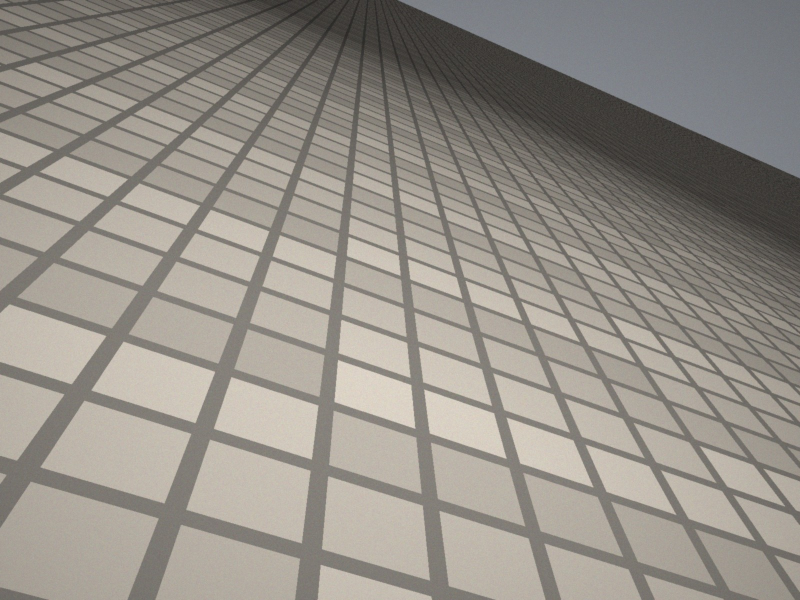
#> input picture HW1/hw1_code/hw1_images/tiles.jpg, 1600 x 1200 px (shown at 1/2 size)
$ python hw1_EnyuFan.py
#> lines starting #> are read from the running program, lines starting #| are printed output that depends on the picture
#!/usr/bin/env python

##  hw1_skeleton.py

"""
This is the skeleton for Homework 1 of ECE 661, Computer Vision, Fall 2026.

The framework is written for you: reading the two supplied images, drawing the
overlays, saving the figures.  What is left for you to write is the geometry, and
every place that needs your work is marked TODO.

Everything in this homework is built out of four facts from Lecture 2:

    the line through two points            l  =  x1 cross x2
    the point where two lines meet         x  =  l1 cross l2
    a conic                                x^T C x  =  0
    the tangent to C at a point p on it    l  =  C p

Rename this file to hw1_<FirstName><LastName>.py before you submit it.  Note that
the work is all inside functions and that the calls at the bottom sit behind the
usual __main__ guard.  Keep it that way.  Your submission has to be safe to
import: a file that draws a window or reads an image at the moment it is imported
will fail on a machine that has neither a display nor the data directory.

    Usage:      python hw1_skeleton.py
    Requires:   numpy, matplotlib, pillow    (see the conda line in the handout)

Course policy on AI assistants applies to this file.  Your report must open with
a section titled "AI Assistant Usage" giving a percentage, and any function here
that was generated entirely by an AI assistant must say so in its own docstring.
"""

__author__ = "En-Yu Fan (fan474@purdue.edu)"
__date__   = "2026-Sep-02"

import os
import numpy as np
import matplotlib

##  Choose a drawing backend before pyplot is imported.
if not (os.environ.get("DISPLAY") or os.name == "nt" or
        os.environ.get("MPLBACKEND")):
    matplotlib.use("Agg")

import matplotlib.pyplot as plt
from PIL import Image

"""
##  Uncomment this block if you want your recorded points and your figures to
##  come out the same on every run.
seed = 0
random.seed(seed)
numpy.random.seed(seed)
"""


#______________________________  Lecture 2 in four functions  __________________________

##  These are given.  Read dehom() carefully: the comment inside it is the whole
##  reason we bother with homogeneous coordinates in the first place.

def hom(p):
    '''Physical point (x,y) as the homogeneous 3-vector [x, y, 1]^T.'''
    return np.array([p[0], p[1], 1.0])

def join(p, q):
    '''The line through the two physical points p and q.'''
    return np.cross(hom(p), hom(q))

def meet(l, m):
    '''The point where the two lines l and m cross.'''
    return np.cross(l, m)

def dehom(x, eps=1e-9):
    '''Homogeneous point back to physical, or None if the point is ideal.

    A homogeneous vector is defined only up to a nonzero scale, so asking
    whether "x3 is small" is meaningless on its own -- multiply the whole
    vector by a thousand and x3 grows with it.  The test has to be made
    relative to the other two entries, which is what is done below.

    Note also that [0, 0, c] with c nonzero is the ORIGIN and must come back
    as (0,0).  It is the zero vector that is not a point at all.
    '''
    if not np.any(x):
        return None
    scale = max(abs(x[0]), abs(x[1]))
    if abs(x[2]) <= eps * scale:
        return None
    return x[:2] / x[2]


#______________________________  Given framework  _______________________________________

##  Where the two supplied images live.  The default is the directory you get by
##  unzipping hw1_images.zip next to this file.  The environment variable is here
##  so that a grader can point the same code at a different directory without
##  editing it; you should not need to touch either.
DATA_DIR = os.environ.get("ECE661_HW1_DATA", "hw1_images")

def load_image(filename):
    '''Read an image from DATA_DIR as an (H, W, 3) array of uint8.'''
    path = os.path.join(DATA_DIR, filename)
    if not os.path.isfile(path):
        raise SystemExit(
            "Could not find %s.\n"
            "Unzip hw1_images.zip so that %s/ sits next to this file, or set the\n"
            "environment variable ECE661_HW1_DATA to the directory that has it."
            % (path, DATA_DIR))
    return np.array(Image.open(path).convert("RGB"))

def show_or_save(figure, filename):
    '''Put a figure on the screen if there is one, and always write it to disk.

    Every figure has to end up in your PDF report, so saving is not optional.
    Calling plt.show() with no display attached is an error, which is why this
    goes through the backend check made at the top of the file.
    '''
    figure.savefig(filename, dpi=110, bbox_inches="tight")
    if matplotlib.get_backend().lower() != "agg":
        plt.show()
    plt.close(figure)

def show_recorded_points(image, recorded, title):
    '''Draw the points you recorded on top of the image, and nothing else.

    Run this BEFORE you compute anything.  If a line you meant to record along
    a row of grout is drawn across the tiles instead, you will see it here.
    '''
    colors = ["#e4572e", "#2e86ab", "#3fa34d"]
    figure, axis = plt.subplots(figsize=(9, 7))
    axis.imshow(image)
    for (name, pairs), color in zip(recorded.items(), colors):
        for point_a, point_b in pairs:
            axis.plot([point_a[0], point_b[0]], [point_a[1], point_b[1]],
                      '-o', color=color, markersize=5, linewidth=1)
    axis.set_xlim(0, image.shape[1]);  axis.set_ylim(image.shape[0], 0)
    axis.set_title(title)
    return figure

def bounding_box_diagonal(points):
    '''The "spread" that Task-1(b) asks for: the diagonal of the bounding box.'''
    p = np.asarray(points, dtype=float)
    return float(np.hypot(np.ptp(p[:, 0]), np.ptp(p[:, 1])))

def draw_line_across(axis, line, xlim, color="#3fa34d", linewidth=2):
    '''Draw the line l = [a,b,c]^T across the given range of x.'''
    x = np.array(xlim, dtype=float)
    axis.plot(x, -(line[0] * x + line[2]) / line[1], '--',
              color=color, linewidth=linewidth)

# [14 lines left out: functions draw_conic, coefficients_to_matrix, not called in this run]

def two_panel_figure(image, recorded, vanishing_points, vanishing_line, title):
    '''The two-panel figure of Task-1(d).

    The near panel is scaled to the image, the wide panel to whatever vanishing
    points you actually computed, so this works on your own photograph in part
    (e) as well as on tiles.jpg.  If all of your vanishing points happen to
    land inside the frame, say so in your report and use one panel instead.
    '''
    height, width = image.shape[:2]
    vx = [v[0] for v in vanishing_points];  vy = [v[1] for v in vanishing_points]
    margin = 0.35 * max(width, height)
    wide_x = (min(-margin, min(vx) - margin), max(width + margin, max(vx) + margin))
    wide_y = (max(height + margin, max(vy) + margin), min(-margin, min(vy) - margin))
    #near_x = (-0.35 * width, 1.6 * width)
    #near_y = (1.15 * height, -0.4 * height)
    ##########################################################
    # make the view include image & two VPs nearest to center.
    img_center = np.array([width / 2.0, height / 2.0])
    near_vps = sorted(vanishing_points,
                      key=lambda v: np.linalg.norm(v - img_center))[:2] # first 2

    near_vx = [v[0] for v in near_vps]
    near_vy = [v[1] for v in near_vps]
    # inclusive range for margin & most outside VPs.
    near_x = (min(-margin, min(near_vx) - margin),
              max(width + margin, max(near_vx) + margin))
    near_y = (max(height + margin, max(near_vy) + margin),
              min(-margin, min(near_vy) - margin))
    ##########################################################
    colors = ["#e4572e", "#2e86ab", "#3fa34d"]
    figure, axes = plt.subplots(1, 2, figsize=(14, 6.2))
    for axis, (xlim, ylim, subtitle) in zip(
            axes, [(near_x, near_y, "near view"), (wide_x, wide_y, "wide view")]):
        axis.imshow(image)
        for (name, pairs), color, v in zip(recorded.items(), colors, vanishing_points):
            for point_a, point_b in pairs:
                A = np.array(point_a, dtype=float);  B = np.array(point_b, dtype=float)
                #t = np.linspace(-1, 9, 2)
                #P = A + t[:, None] * (B - A)
                #axis.plot(P[:,0], P[:,1], color=color, linewidth=1.0, alpha=0.85)

                ##########################################################
                # Extend the line across the entire panel.
                axis.axline(A, B, color=color, linewidth=1.0, alpha=0.85)
                ##########################################################
                axis.plot([point_a[0], point_b[0]], [point_a[1], point_b[1]],
                          'o', color=color, markersize=4)
            if xlim[0] <= v[0] <= xlim[1] and ylim[1] <= v[1] <= ylim[0]:
                axis.plot(v[0], v[1], '*', color=color, markersize=17,
                          markeredgecolor='k', label="VP " + name.split()[0])
        draw_line_across(axis, vanishing_line,
                         (xlim[0] - 4000, xlim[1] + 4000), color='k')
        axis.set_xlim(*xlim);  axis.set_ylim(*ylim)
        ##########################################################
        #axis.legend(loc="lower right", fontsize=8)
        axis.legend(loc="upper right", fontsize=8) # to prevent overlapping VP A
        ##########################################################
        axis.set_title(subtitle, fontsize=9)
    figure.suptitle(title);  plt.tight_layout()
    return figure


#______________________________  Bonus (optional):  Shooting Around Cover  _____________

##  The arena, in an ordinary x-y plane with y upward.  The player is at the
##  origin and alpha is measured counter-clockwise from the +x axis.  No image
##  is involved in this section, and it is worth 10 bonus points.

TARGET = (np.array([1.0, 8.0]), np.array([3.0, 8.0]))
ARMOUR = (np.array([0.4, 4.0]), np.array([5.0, 4.0]))
WALL   = (np.array([7.0, 0.0]), np.array([7.0, 6.0]))

# [295 lines left out: functions draw_arena, aiming_line, subtended_interval, strikes_segment, reflection_in_line, bonus, not called in this run]


#______________________________  Task-1:  Vanishing Points and the Vanishing Line  _____

##  TODO (a): replace the zeros with the coordinates YOU recorded in GIMP.
##
##  Families A and B run along grout lines.  Family C is the tile diagonals,
##  which are not drawn in the image: record a corner where four tiles meet,
##  then step diagonally across the grid and record another such corner.  Count
##  the tiles as you go.  A miscount gives you a line that is not in the family
##  and the image will not tell you so -- but show_recorded_points() will.

RECORDED_TILES = {
    "A  tile rows":      [((297, 115), (1281, 509)),
                          ((270, 358), (1496, 811)),
                          ((99, 514), (1304, 927))],
    "B  tile columns":   [((549, 215), (47, 942)),
                          ((711, 233), (621, 1107)),
                          ((901, 298), (1268, 1132))],
    "C  tile diagonals": [((364, 161), (1387, 884)),
                          ((173, 274), (1071, 1070)),
                          ((60, 342), (881, 1182))],
}


RECORDED_OWN = {
    "A  tile rows":      [((1436, 605), (2847, 966)),
                          ((1091, 816), (2801, 1389)),
                          ((908, 1305), (2290, 1972))],
    "B  tile columns":   [((2243, 476), (815, 1036)),
                          ((2603, 595), (1126, 1413)),
                          ((3088, 763), (1921, 1793))],
    "C  tile diagonals": [((2305, 536), (3098, 1495)),
                          ((1823, 554), (2147, 1590)),
                          ((1269, 651), (1058, 1703))],
}

def vanishing_point_estimates(pairs_of_points):
    '''TODO (b): the vanishing point of one family, from all three line-pairs.

    Build the three lines as joins, then take all three pairs of those lines
    and meet each pair.  Return the three estimates.  They will not agree.

    Return their MEAN as well, and use the mean everywhere in (c) and (d).
    Which single pair you would otherwise pick is not a neutral choice: on
    tiles.jpg the residual of part (c) moves by a factor of several hundred
    across the possible choices.  The mean is the estimate this assignment
    marks against.
    '''
    # build homogeneous lines from n pairs of points
    lines = [join(p, q) for p, q in pairs_of_points]

    # intersects the 3 pairs & dehomogenize each intersection -> 3 vanishing point estimates
    estimates = []
    for i, j in [(0, 1), (0, 2), (1, 2)]:
        vp = dehom(meet(lines[i], lines[j]))
        if vp is None:  # in cae of choosing an unsuitable img
            raise ValueError(f"Line {i + 1} and {j + 1} have no finite VP")
        estimates.append(vp)

    estimates = np.asarray(estimates, dtype=float)
    mean_vp = np.mean(estimates, axis=0)

    return estimates, mean_vp

def task_1(img_name, recorded, output_task, img_c):
    tiles = load_image(img_name)
    ##  Look before you compute.
    figure = show_recorded_points(tiles, recorded,
                                  "do these lie along the features you meant?")
    show_or_save(figure, f"{output_task}_recorded_points.png")

    ##  TODO (b): WRITE YOUR PREDICTION IN YOUR REPORT BEFORE RUNNING THIS.
    ##            Which family will give the least reliable vanishing point,
    ##            and why?  Then compute the three estimates per family, their
    ##            spread, each family's MEAN vanishing point, and its distance
    ##            from the image centre (800, 600), and say whether the
    ##            prediction held.
    res = {}
    img_center = img_c
    print("\nTask 1(b)")
    for name, pairs in recorded.items():
        # VP estimates, spread, and distance to the image center.
        estimates, mean_vp = vanishing_point_estimates(pairs)
        spread = bounding_box_diagonal(estimates)
        dist = float(np.linalg.norm(mean_vp - img_center))

        # store results for later parts
        res[name] = {
            "estimates": estimates,
            "spread": spread,
            "mean_vp": mean_vp,
            "distance": dist
        }
        # task 1-b output
        print(f"\n{name}")
        for (i, j), vp in zip([(1, 2), (1, 3), (2, 3)], estimates):
            print(f"VP-{i}{j}: ({vp[0]:.2f}, {vp[1]:.2f})")

        print(f"  Spread: {spread:.2f} pixels")
        print(f"  Mean VP: ({mean_vp[0]:.2f}, {mean_vp[1]:.2f})")
        print(f"  Distance to center: {dist:.2f} pixels")
    # check if prediction held
    worst_one = max(res, key=lambda name: res[name]["spread"])
    print(f"\nLargest spread: {worst_one}")
    ##  TODO (c): order the families by spread; compute the perpendicular
    ##            distance from the WORST-determined mean vanishing point to
    ##            the line through the other two mean vanishing points.
    ordered_family = sorted(res, key=lambda name: res[name]["spread"])
    good_1, good_2, worst_one = ordered_family

    # use mean VPs from 1(b).
    vp_1 = res[good_1]["mean_vp"]
    vp_2 = res[good_2]["mean_vp"]
    vp_worst = res[worst_one]["mean_vp"]
    # line through 2 better VPs
    vanishing_line = join(vp_1, vp_2)

    # perpendicular distance from the worst VP to this line, ax+by+c=0
    line_norm = np.linalg.norm(vanishing_line[:2])
    # just in case accidentlly enter 2 same families
    if line_norm == 0:
        raise ValueError("2 better families's VPS not defining a valid finite line")
    # dist between point & the line
    residual = float(abs(np.dot(vanishing_line, hom(vp_worst))) / line_norm)

    print("\nTask 1(c)")
    for name in ordered_family:
        print(f"  {name}: {res[name]['spread']:.2f} pixels")

    print(f"Line goes through: {good_1} & {good_2}")
    print(f"Collinearity residual: {residual:.2f} pixels")

    ##  TODO (d): the vanishing line as the join of the two BEST-determined
    ##            vanishing points, then two_panel_figure().

    # use original family order -> colors match the recorded points.
    mean_vps = [res[name]["mean_vp"] for name in recorded]

    # normalize the vanishing line computed in 1(c)
    a, b, c = vanishing_line / line_norm

    print("\nTask 1(d)")
    print(f"  [a:{a:.4f}, b:{b:.4f}, c:{c:.4f}]")

    figure = two_panel_figure(
        tiles, recorded,
        mean_vps, vanishing_line,
        output_task
    )
    show_or_save(figure, f"{output_task}_vline.png")

    ##  TODO (e): the same on the photograph you took yourself.
    # access this task1() with my own recorded points and image data, in main()


#______________________________  Task-2:  A Circle Photographed From an Angle  _________

##  TODO (a): replace with the eight points YOU recorded around the OUTER edge
##            of the plate.  Do not mix in the inner ring where the glaze
##            changes shade; that is a second, smaller circle.

RECORDED_RIM = np.array([[488, 651], [613, 508], [800, 430], [1021, 426],
                         [1076, 616], [939, 721], [752, 780], [586, 777]], dtype=float)


# [155 lines left out: functions fit_conic, task_2, not called in this run]


#______________________________  main  _________________________________________________

if __name__ == '__main__':

    task_1(
        "tiles.jpg",
        RECORDED_TILES,
        "task1",
        np.array([800.0, 600.0])
    )
#> in load_image, returned value is the input picture: shape (1200, 1600, 3); mean R, G, B 149.1, 144, 136.3
#> in show_or_save, `figure.savefig(filename, dpi=110, bbox_inches="tight")`:
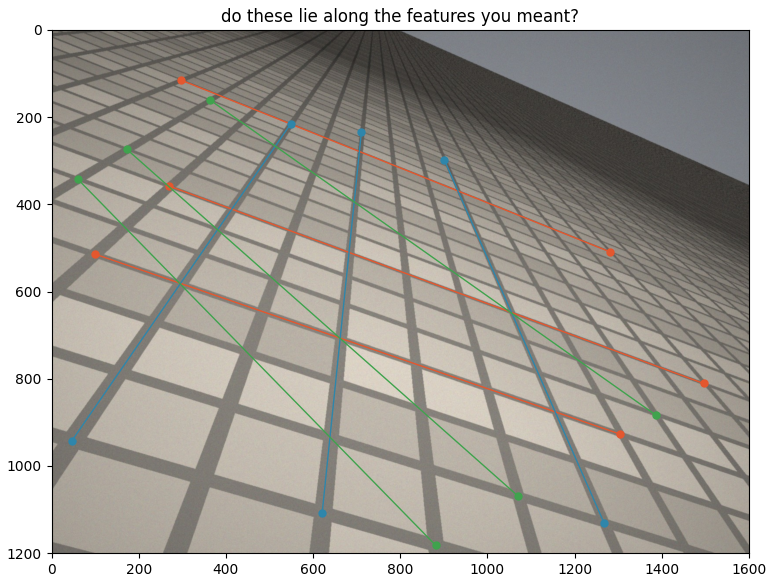
#> figure drawn by matplotlib, 1 panel
#> call 2 of show_or_save, with filename = 'task1_vline.png'
#> in show_or_save (call 2), `figure.savefig(filename, dpi=110, bbox_inches="tight")`:
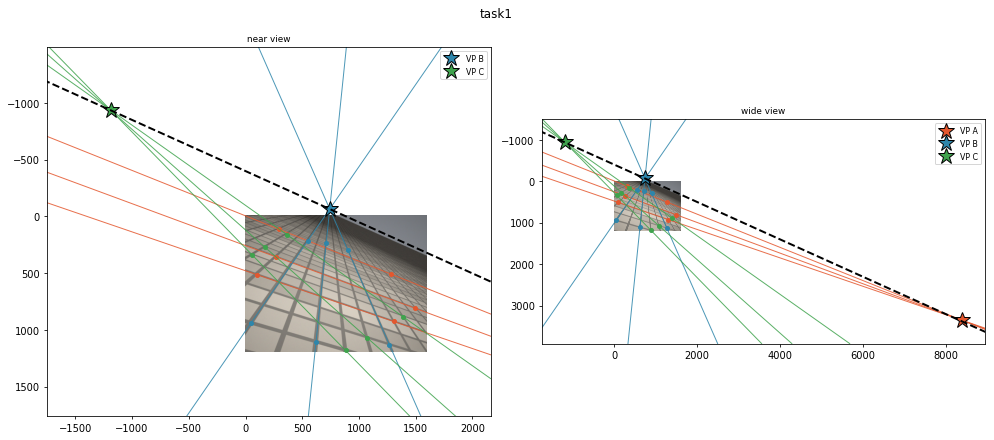
#> figure drawn by matplotlib, 2 panels

    print("################################################")
    print("################# Next 1(e) ####################")
    print("################################################")

    task_1(
        "bricks.jpg",
        RECORDED_OWN,
        "task1_e",
        np.array([2016.0, 1134.0])
    )
#> (the run stopped early here; a loop or call above may not have finished)
